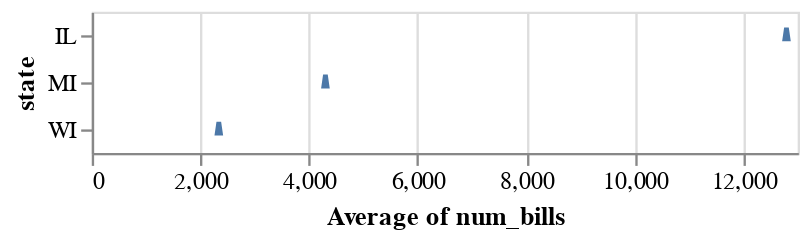

Write notebook code for a chart like this one.
### Code cell
# Example 4
# Here we make a different chart from the same base data 
# by re-using our `chart` variable.
#
# We choose a different shape (parameters that don't need to vary can be passed into the mark_* functions)
# We also use an aggregate function average(num_bills)

avgs = chart.mark_point(shape="wedge").encode(
    alt.Y("state:N"),
    alt.X("average(num_bills)"),
)
avgs

### Figure 1 — Vega-Lite specification as saved in the notebook (floating-point values rounded to 4 significant figures)
{"config": {"view": {"continuousWidth": 300, "continuousHeight": 300}}, "data": {"name": "data-7819b1facf2e5fc9998dcf4cad0b99f8"}, "mark": {"type": "point", "shape": "wedge"}, "encoding": {"x": {"aggregate": "average", "field": "num_bills", "type": "quantitative"}, "y": {"field": "state", "type": "nominal"}}, "$schema": "https://vega.github.io/schema/vega-lite/v5.20.1.json", "datasets": {"data-7819b1facf2e5fc9998dcf4cad0b99f8": [{"state": "IL", "session_start_year": 2017, "num_bills": 13616}, {"state": "IL", "session_start_year": 2019, "num_bills": 12760}, {"state": "IL", "session_start_year": 2021, "num_bills": 12847}, {"state": "IL", "session_start_year": 2023, "num_bills": 11951}, {"state": "MI", "session_start_year": 2017, "num_bills": 4818}, {"state": "MI", "session_start_year": 2019, "num_bills": 4450}, {"state": "MI", "session_start_year": 2021, "num_bills": 4520}, {"state": "MI", "session_start_year": 2023, "num_bills": 3424}, {"state": "WI", "session_start_year": 2017, "num_bills": 1820}, {"state": "WI", "session_start_year": 2019, "num_bills": 2264}, {"state": "WI", "session_start_year": 2021, "num_bills": 2618}, {"state": "WI", "session_start_year": 2023, "num_bills": 2656}]}}
